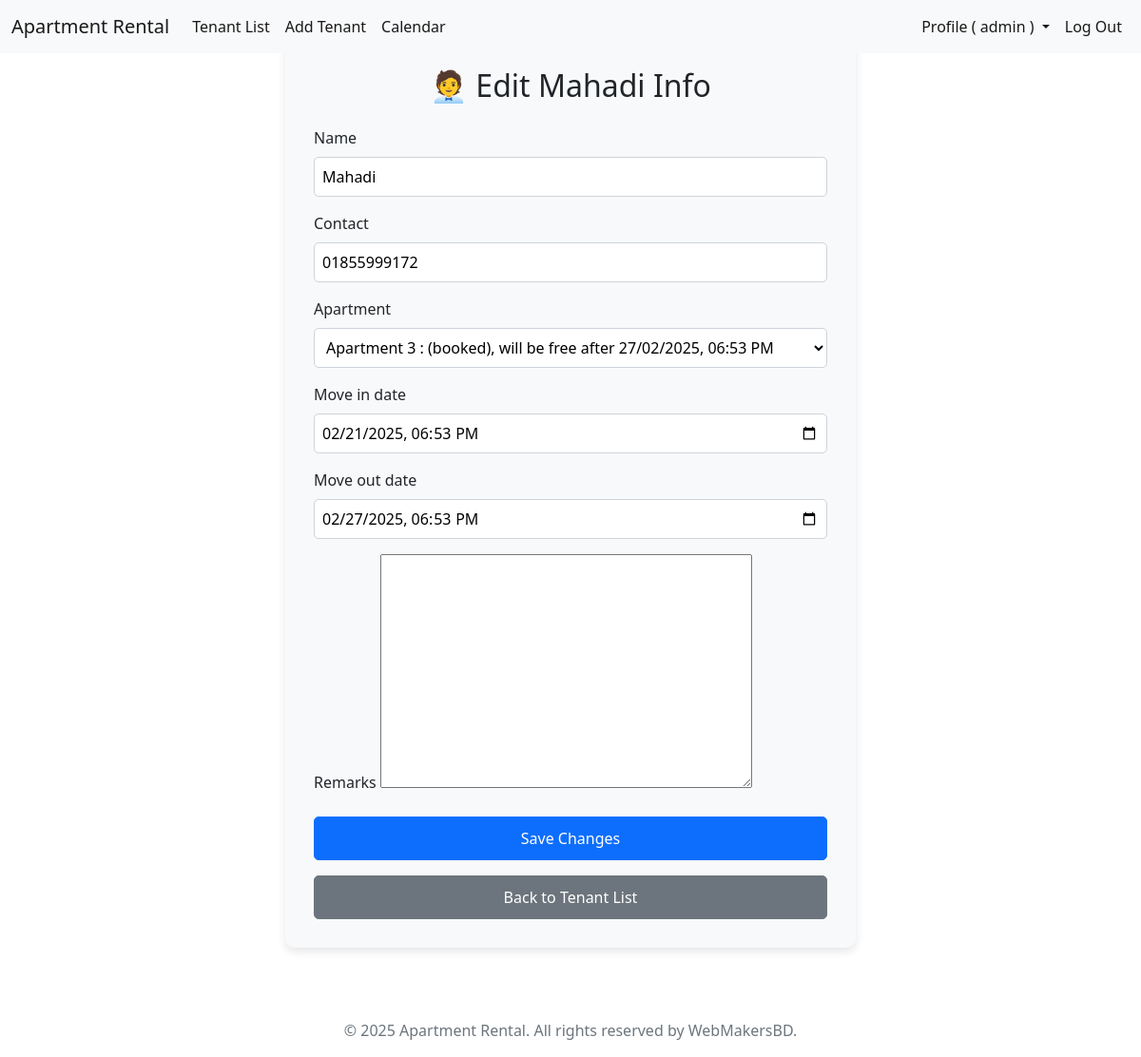
The app's page /edit_tenant/27/ (signed in) with its own data.
### tenants/models.py (models this page shows, shortened)
class Tenant(models.Model):
    choices = [
        ('will_arrive', 'Will Arrive'),
        ('living', 'Living'),
        ('moved_out', 'Moved Out'),
    ]
    name = models.CharField(max_length=50)
    contact = models.CharField(max_length=15)
    apartment = models.ForeignKey(Apartment, on_delete=models.CASCADE)
    move_in_date = models.DateTimeField()
    move_out_date = models.DateTimeField(null=True, blank=True)
    remarks = models.TextField(blank=True, null=True, help_text="Additional details about the tenant.")
    status = models.CharField(max_length=15, choices=choices,)

### tenants/views.py (the view)
# urls.py: path('edit_tenant/<int:tenant_id>/', edit_tenant, name='edit_tenant'),
def edit_tenant(request, tenant_id):
    user = request.user
    if user.is_authenticated and user.is_superuser:
        tenant = get_object_or_404(Tenant, id=tenant_id)  # Fetch tenant or return 404 if not found
        previous_apartment = tenant.apartment  # Store current apartment before updating
        if request.method == 'POST':
            form = TenantForm(request.POST, instance=tenant)  # Bind form to existing tenant
            if form.is_valid():
                tenant = form.save()  # Save the updated tenant details
                update_tenant_status(tenant)  # Update tenant status
                if previous_apartment != tenant.apartment:
                    previous_apartment.is_booked = False
                    previous_apartment.save()
                    tenant.apartment.is_booked = True
                    tenant.apartment.save()
                return redirect('tenant_details', tenant_id=tenant.id)  # Redirect to updated tenant details page
        else:
            form = TenantForm(instance=tenant)  # Pre-fill form with existing tenant details
        return render(request, 'tenants/edit_tenant.html', {'form': form, 'tenant': tenant})
    else:
        messages.error(request, 'You have to log in as an Admin to access this page.')
        return redirect('login')

### templates/tenants/edit_tenant.html (shortened to what this page needs)
{% extends 'base.html' %}
{% load static %}
{% block extra_head %}
    <link rel="stylesheet" href="{% static 'css/tenants/edit_tenant.css' %}">
{% endblock %}
{% block content %}
<div class="d-flex justify-content-center align-items-center vh-100 mt-5">
    <div class="form-container">
        <h2 class="text-center mb-4"> 🧑‍💼 Edit {{ tenant.name }} Info</h2>
        <form method="post" class="needs-validation" novalidate>
            {% for field in form %}
            <div class="mb-3">
                <label for="{{ field.id_for_label }}" class="form-label">{{ field.label }}</label>
                {{ field }}
            </div>
            {% endfor %}
            <button type="submit" class="btn btn-primary">Save Changes</button>
        </form>
        <div class="mt-3 text-center">
            <a href="{% url 'tenant_list' %}" class="btn btn-secondary">Back to Tenant List</a>
        </div>
    </div>
</div>
{% endblock %}

### templates/base.html (shortened to what this page needs)
{% load static %}
<!DOCTYPE html>
<html lang="en">
  <head>
    <link
      href="https://cdn.jsdelivr.net/npm/bootstrap@5.0.2/dist/css/bootstrap.min.css"
      rel="stylesheet"
    />
    {% block extra_head %} {% endblock %}
  </head>
  <body>
    <header>
      <nav class="navbar navbar-expand-lg navbar-light bg-light">
        <div class="container-fluid">
            <a class="navbar-brand" href="{% url 'tenant_list' %}">Apartment Rental</a>
            <div class="collapse navbar-collapse" id="navbarSupportedContent">
                <ul class="navbar-nav me-auto mb-2 mb-lg-0">
                    <li class="nav-item">
                        <a class="nav-link active" aria-current="page" href="{% url 'tenant_list' %}">Tenant List</a>
                    </li>
                    <li class="nav-item">
                        <a class="nav-link active" href="{% url 'add_tenant' %}">Add Tenant</a>
                    </li>
                    <li class="nav-item">
                      <a class="nav-link active" href="{% url 'calendar_redirect' %}">Calendar</a>
                  </li>
                </ul>
                <ul class="navbar-nav ms-auto mb-2 mb-lg-0">
                    {% if user.is_authenticated %}
                    <li class="nav-item dropdown">
                      <a class="nav-link active dropdown-toggle" href="#" role="button" data-bs-toggle="dropdown" aria-expanded="false">
                       Profile ( {{ user.username }} )
                      </a>
                    </li>
                    <li class="nav-item">
                        <a class="nav-link active" href="{% url 'logout' %}">Log Out</a>
                    </li>
                    {% endif %}
                </ul>
            </div>
        </div>
    </nav>
    </header>
    <main>
      {% block content %}
      {% endblock %}
    </main>
    <br /><br /><br /><br /><br /><br /><br />
    <footer class="footer text-center text-muted">
      <p>&copy; 2025 Apartment Rental. All rights reserved by WebMakersBD.</p>
    </footer>
  </body>
</html>

### static/css/tenants/edit_tenant.css (style rules this page uses)
.form-container { width: 50%; min-width: 350px; background: #f8f9fa; padding: 30px; margin-top: 30px; border-radius: 10px; box-shadow: 0px 4px 10px rgba(0, 0, 0, 0.1); }
select, input { width: 100%; padding: 8px; border-radius: 5px; border: 1px solid #ced4da; background: white; }
.vh-100 { height: 100vh; }
.btn { width: 100%; padding: 10px; font-size: 16px; border-radius: 5px; }

### records on screen
Tenant: name "Mahadi", form "Mahadi" "01855999172" "Apartment 3 : (booked), will be free after 27/02/2025, 06:53 PM" "02/21/2025 18:53" "02/27/2025 18:53"

### other values on screen
{{ user.username }} "admin"
{{ field.label }} "Name" "Contact" "Apartment" "Move in date" "Move out date" "Remarks"
